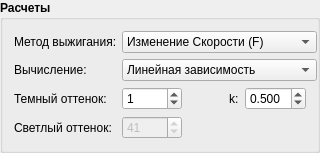
             <widget class="QGroupBox" name="groupBox_5">
              <property name="minimumSize">
               <size>
                <width>320</width>
                <height>0</height>
               </size>
              </property>
              <property name="maximumSize">
               <size>
                <width>320</width>
                <height>16777215</height>
               </size>
              </property>
              <property name="font">
               <font>
                <weight>75</weight>
                <bold>true</bold>
               </font>
              </property>
              <property name="title">
               <string>Расчеты</string>
              </property>
              <layout class="QGridLayout" name="gridLayout_5">
               <item row="8" column="0">
                <widget class="QLabel" name="label_17">
                 <property name="font">
                  <font>
                   <pointsize>9</pointsize>
                   <weight>50</weight>
                   <bold>false</bold>
                  </font>
                 </property>
                 <property name="text">
                  <string>Темный оттенок:</string>
                 </property>
                </widget>
               </item>
               <item row="8" column="1">
                <widget class="QSpinBox" name="blackSpeed">
                 <property name="minimumSize">
                  <size>
                   <width>0</width>
                   <height>0</height>
                  </size>
                 </property>
                 <property name="maximumSize">
                  <size>
                   <width>60</width>
                   <height>16777215</height>
                  </size>
                 </property>
                 <property name="font">
                  <font>
                   <family>Liberation Sans</family>
                   <pointsize>9</pointsize>
                   <weight>50</weight>
                   <bold>false</bold>
                  </font>
                 </property>
                 <property name="toolTipDuration">
                  <number>-1</number>
                 </property>
                 <property name="wrapping">
                  <bool>false</bool>
                 </property>
                 <property name="frame">
                  <bool>true</bool>
                 </property>
                 <property name="alignment">
                  <set>Qt::AlignLeading|Qt::AlignLeft|Qt::AlignVCenter</set>
                 </property>
                 <property name="keyboardTracking">
                  <bool>true</bool>
                 </property>
                 <property name="minimum">
                  <number>-9999</number>
                 </property>
                 <property name="maximum">
                  <number>999999999</number>
                 </property>
                 <property name="value">
                  <number>1</number>
                 </property>
                </widget>
               </item>
               <item row="9" column="1">
                <widget class="QSpinBox" name="whiteSpeed">
                 <property name="enabled">
                  <bool>false</bool>
                 </property>
                 <property name="minimumSize">
                  <size>
                   <width>0</width>
                   <height>0</height>
                  </size>
                 </property>
                 <property name="maximumSize">
                  <size>
                   <width>60</width>
                   <height>16777215</height>
                  </size>
                 </property>
                 <property name="font">
                  <font>
                   <family>Liberation Sans</family>
                   <pointsize>9</pointsize>
                   <weight>50</weight>
                   <bold>false</bold>
                  </font>
                 </property>
                 <property name="minimum">
                  <number>-999999</number>
                 </property>
                 <property name="maximum">
                  <number>999999999</number>
                 </property>
                 <property name="value">
                  <number>41</number>
                 </property>
                </widget>
               </item>
               <item row="3" column="0">
                <widget class="QLabel" name="label_42">
                 <property name="font">
                  <font>
                   <weight>50</weight>
                   <bold>false</bold>
                  </font>
                 </property>
                 <property name="text">
                  <string>Вычисление:</string>
                 </property>
                </widget>
               </item>
               <item row="9" column="0">
                <widget class="QLabel" name="label_37">
                 <property name="font">
                  <font>
                   <pointsize>9</pointsize>
                   <weight>50</weight>
                   <bold>false</bold>
                  </font>
                 </property>
                 <property name="text">
                  <string>Светлый оттенок:</string>
                 </property>
                </widget>
               </item>
               <item row="8" column="3">
                <widget class="QDoubleSpinBox" name="k">
                 <property name="maximumSize">
                  <size>
                   <width>55555</width>
                   <height>16777215</height>
                  </size>
                 </property>
                 <property name="font">
                  <font>
                   <pointsize>9</pointsize>
                   <weight>50</weight>
                   <bold>false</bold>
                  </font>
                 </property>
                 <property name="decimals">
                  <number>3</number>
                 </property>
                 <property name="minimum">
                  <double>-5.000000000000000</double>
                 </property>
                 <property name="maximum">
                  <double>5.000000000000000</double>
                 </property>
                 <property name="singleStep">
                  <double>0.001000000000000</double>
                 </property>
                 <property name="value">
                  <double>0.500000000000000</double>
                 </property>
                </widget>
               </item>
               <item row="2" column="0">
                <widget class="QLabel" name="label_36">
                 <property name="font">
                  <font>
                   <pointsize>9</pointsize>
                   <weight>50</weight>
                   <bold>false</bold>
                  </font>
                 </property>
                 <property name="text">
                  <string>Метод выжигания:</string>
                 </property>
                </widget>
               </item>
               <item row="2" column="1">
                <widget class="QComboBox" name="methodBurning">
                 <property name="minimumSize">
                  <size>
                   <width>195</width>
                   <height>0</height>
                  </size>
                 </property>
                 <property name="maximumSize">
                  <size>
                   <width>16777215</width>
                   <height>16777215</height>
                  </size>
                 </property>
                 <property name="font">
                  <font>
                   <pointsize>9</pointsize>
                   <weight>50</weight>
                   <bold>false</bold>
                  </font>
                 </property>
                 <item>
                  <property name="text">
                   <string>Изменение Скорости (F)</string>
                  </property>
                 </item>
                </widget>
               </item>
               <item row="8" column="2">
                <widget class="QLabel" name="label_14">
                 <property name="font">
                  <font>
                   <pointsize>9</pointsize>
                   <weight>50</weight>
                   <bold>false</bold>
                  </font>
                 </property>
                 <property name="text">
                  <string>k:</string>
                 </property>
                 <property name="alignment">
                  <set>Qt::AlignLeading|Qt::AlignLeft|Qt::AlignVCenter</set>
                 </property>
                </widget>
               </item>
               <item row="3" column="1">
                <widget class="QComboBox" name="speedType">
                 <property name="minimumSize">
                  <size>
                   <width>195</width>
                   <height>0</height>
                  </size>
                 </property>
                 <property name="maximumSize">
                  <size>
                   <width>16777215</width>
                   <height>16777215</height>
                  </size>
                 </property>
                 <property name="font">
                  <font>
                   <pointsize>9</pointsize>
                   <weight>50</weight>
                   <bold>false</bold>
                  </font>
                 </property>
                 <item>
                  <property name="text">
                   <string>Линейная зависимость</string>
                  </property>
                 </item>
                 <item>
                  <property name="text">
                   <string>Параболическая зависимость</string>
                  </property>
                 </item>
                 <item>
                  <property name="text">
                   <string>Выставить самому</string>
                  </property>
                 </item>
                </widget>
               </item>
              </layout>
             </widget>
